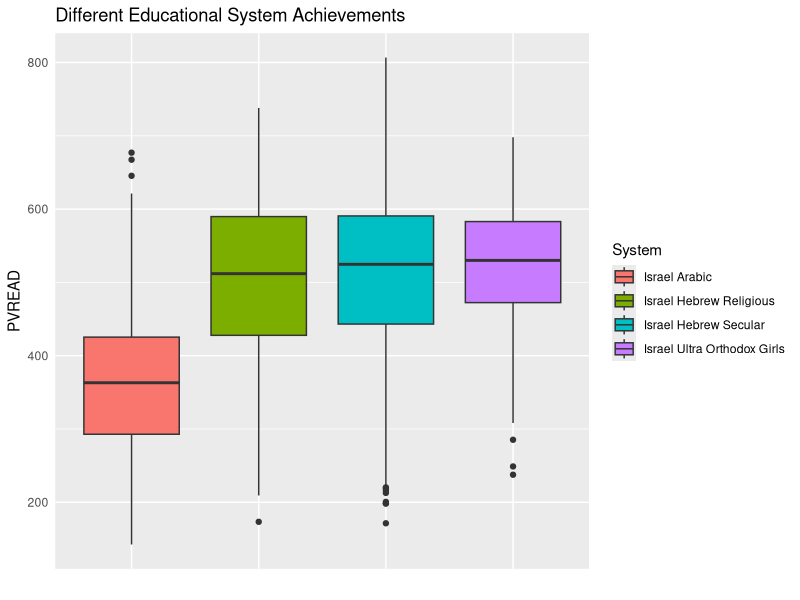
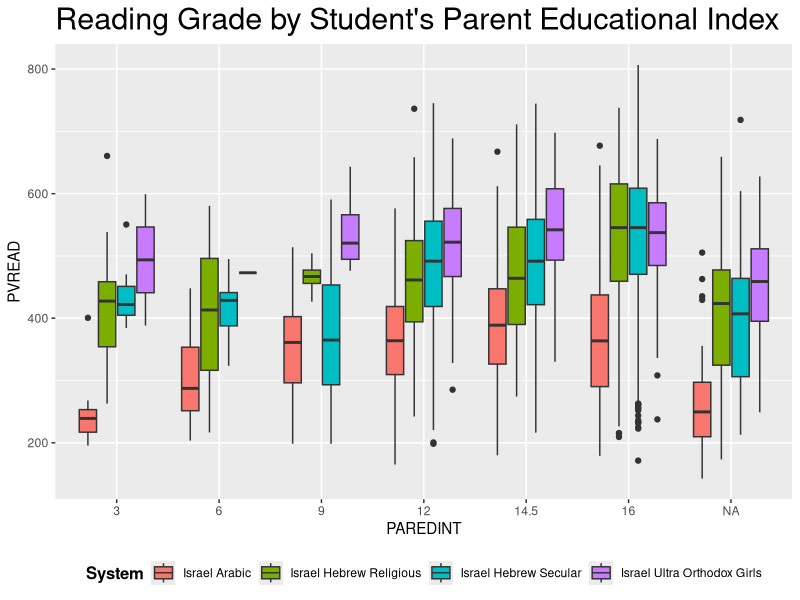

Source code (R) for these figures, in order:
## ---- chunk 1
library(dplyr)
library(ggplot2)
## ---- chunk 2
raw_data <- read.csv("pisa_israel_2018_fortargil.csv")
data <- raw_data
## ---- chunk 3
cors <- apply(
  select_if(data, is.numeric), 2, 
  function(x) cor(x, data$PVREAD, use = "complete.obs")
    )
# sort by correlation magnitude
cors[order(abs(cors),decreasing = T)]
## ---- chunk 4
unique(data$PAREDINT)
## ---- chunk 5
data$PAREDINT <- as.factor(data$PAREDINT)
## ---- chunk 6
ggplot(data) +
  geom_boxplot(aes(x=System,y=PVREAD, fill=System)) +
  labs(title="Different Educational System Achievements", x="") +
  theme(axis.text.x = element_blank(), axis.ticks = element_blank())
## ---- chunk 7
ggplot(data) +
  geom_boxplot(aes(x=PAREDINT,y=PVREAD, fill=System)) +
  labs(title="Reading Grade by Student's Parent Educational Index") +
  theme(plot.title = element_text(size=22),legend.position = "bottom",
        legend.title = element_text(size=12, face="bold"))
